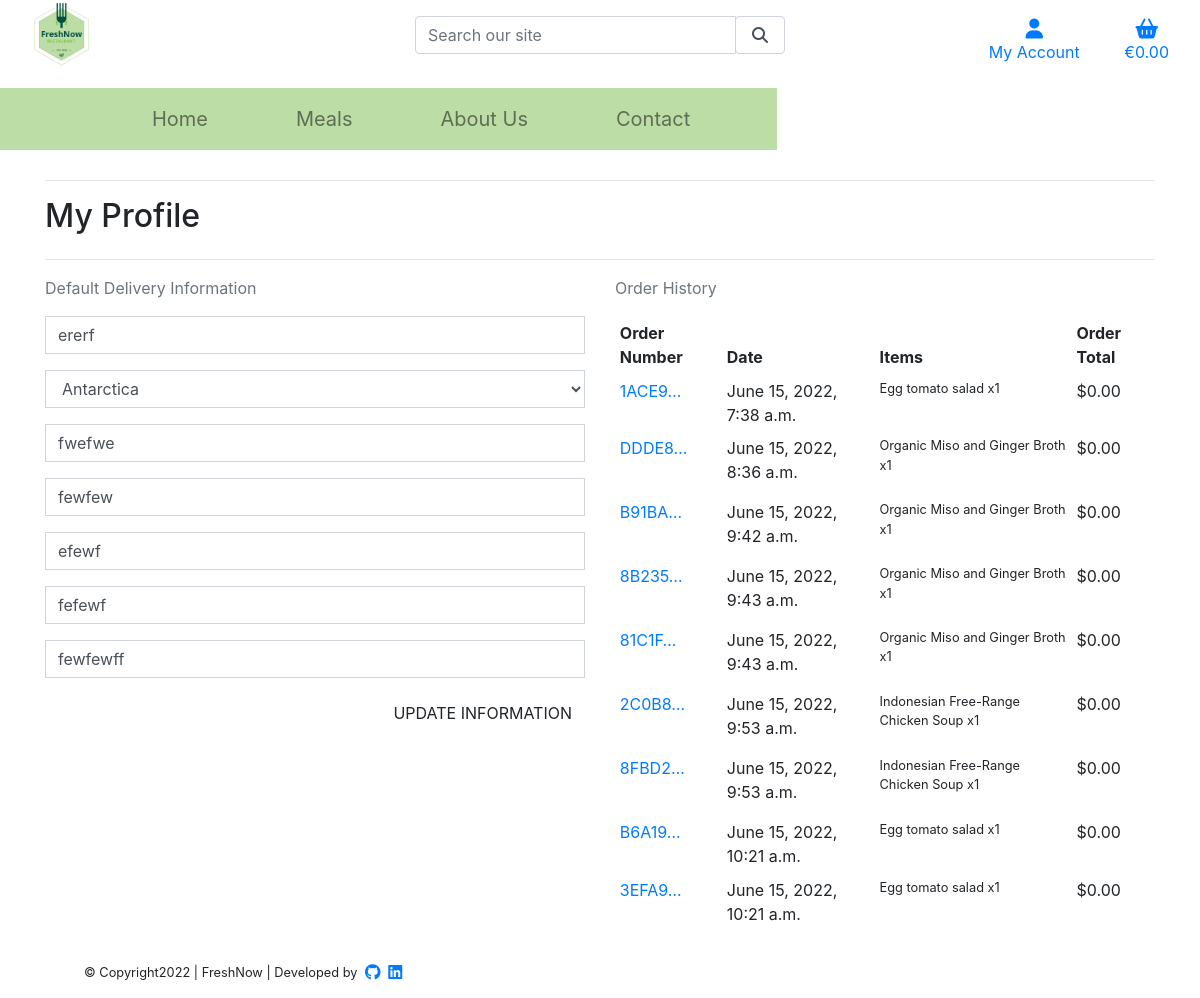
The page /profile/ (signed in) on the database as committed earlier.
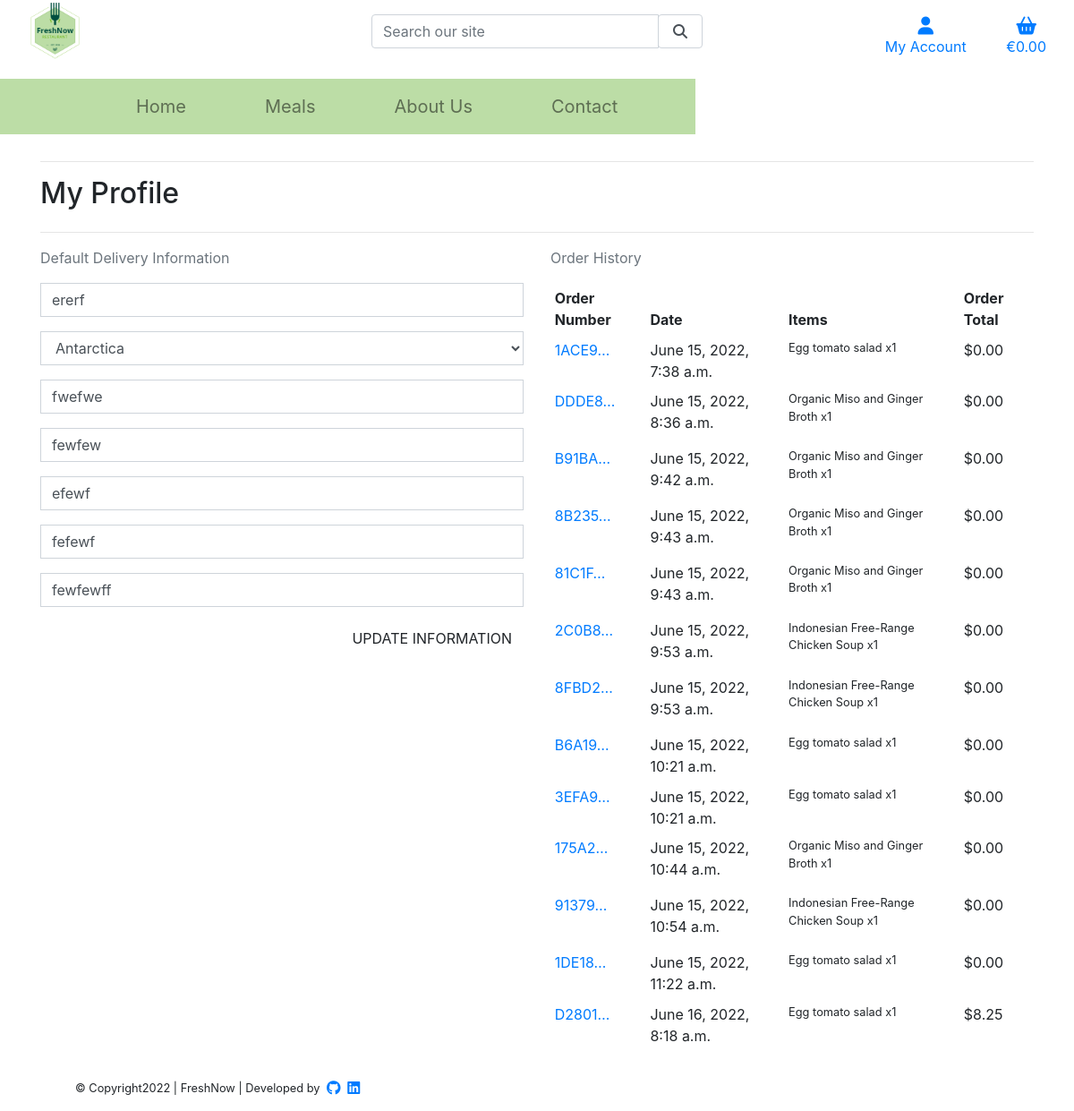
The same page on the database as committed later.
### profiles/models.py (models this page shows, shortened)
class UserProfile(models.Model):
    user = models.OneToOneField(User, on_delete=models.CASCADE)
    default_phone_number = models.CharField(max_length=20, null=True, blank=True)
    default_country = CountryField(blank_label='Country *', null=True, blank=True)
    default_postcode = models.CharField(max_length=20, null=True, blank=True)
    default_town_or_city = models.CharField(max_length=40, null=True, blank=True)
    default_street_address1 = models.CharField(max_length=80, null=True, blank=True)
    default_street_address2 = models.CharField(max_length=80, null=True, blank=True)
    default_county = models.CharField(max_length=80, null=True, blank=True)

### checkout/models.py (models this page shows, shortened)
class Order(models.Model):
    order_number = models.CharField(max_length=32, null=False, editable=False)
    user_profile = models.ForeignKey(UserProfile, on_delete=models.SET_NULL,
                                     null=True, blank=True, related_name='orders')
    full_name = models.CharField(max_length=50, null=False, blank=False)
    email = models.EmailField(max_length=254, null=False, blank=False)
    phone_number = models.CharField(max_length=20, null=False, blank=False)
    country = CountryField(blank_label='Country *', null=False, blank=False)
    postcode = models.CharField(max_length=20, null=True, blank=True)
    town_or_city = models.CharField(max_length=40, null=False, blank=False)
    street_address1 = models.CharField(max_length=80, null=False, blank=False)
    street_address2 = models.CharField(max_length=80, null=True, blank=True)
    county = models.CharField(max_length=80, null=True, blank=True)
    date = models.DateTimeField(auto_now_add=True)
    delivery_cost = models.DecimalField(max_digits=6, decimal_places=2, null=False, default=0)
    order_total = models.DecimalField(max_digits=10, decimal_places=2, null=False, default=0)
    grand_total = models.DecimalField(max_digits=10, decimal_places=2, null=False, default=0)
    original_bag = models.TextField(null=False, blank=False, default='')
    stripe_pid = models.CharField(max_length=254, null=False, blank=False, default='')

class OrderLineItem(models.Model):
    order = models.ForeignKey(Order, null=False, blank=False, on_delete=models.CASCADE, related_name='lineitems')
    product = models.ForeignKey(Product, null=False, blank=False, on_delete=models.CASCADE)
    spicy_level = models.CharField(max_length=2, null=True, blank=True) # XS, S, M, L, XL
    quantity = models.IntegerField(null=False, blank=False, default=0)
    lineitem_total = models.DecimalField(max_digits=6, decimal_places=2, null=False, blank=False, editable=False)

### products/models.py (models this page shows, shortened)
class Product(models.Model):
    category = models.ForeignKey(
        'Category', null=True, blank=True, on_delete=models.SET_NULL)
    sku = models.CharField(max_length=254, null=True, blank=True)
    name = models.CharField(max_length=254)
    description = models.TextField()
    price = models.DecimalField(max_digits=6, decimal_places=2)
    rating = models.DecimalField(
        max_digits=6, decimal_places=2, null=True, blank=True)
    image = models.ImageField(null=True, blank=True)
    calories= models.DecimalField(
        max_digits=6, null=True, blank=True, decimal_places=0)
    label = models.CharField(choices=LABEL_CHOICES, max_length=1, default=False)
    is_spicy = models.BooleanField(default=False, null=True, blank=True)

### profiles/views.py (the view)
# urls.py: path('profile/', include('profiles.urls')),
@login_required
def profile(request):
    profile = get_object_or_404(UserProfile, user=request.user)
    if request.method == 'POST':
        form = UserProfileForm(request.POST, instance=profile)
        if form.is_valid():
            form.save()
            messages.success(request, 'Profile updated successfully')
        else:
            messages.error(request, 'Update failed. Please ensure the form is valid.')
    else:
        form = UserProfileForm(instance=profile)
    orders = profile.orders.all()
    form = UserProfileForm(instance=profile)
    orders = profile.orders.all()
    template = 'profiles/profile.html'
    context = {
        'form': form,
        'orders': orders,
        'on_profile_page': True
    }
    return render(request, template, context)

### profiles/forms.py
class UserProfileForm(forms.ModelForm):
    class Meta:
        model = UserProfile
        exclude = ('user',)
    def __init__(self, *args, **kwargs):
        super().__init__(*args, **kwargs)
        placeholders = {
            'default_phone_number': 'Phone Number',
            'default_postcode': 'Postal Code',
            'default_town_or_city': 'Town or City',
            'default_street_address1': 'Street Address 1',
            'default_street_address2': 'Street Address 2',
            'default_county': 'County, State or Locality',
        }
        self.fields['default_phone_number'].widget.attrs['autofocus'] = True
        for field in self.fields:
            if field != 'default_country':
                if self.fields[field].required:
                    placeholder = f'{placeholders[field]} *'
                else:
                    placeholder = placeholders[field]
                self.fields[field].widget.attrs['placeholder'] = placeholder
            self.fields[field].widget.attrs['class'] = 'border-black rounded-0 profile-form-input'
            self.fields[field].label = False

### bag/contexts.py (called while the page is built, shortened)
def bag_contents(request):
    bag_items = []
    total = 0
    product_count = 0
    bag = request.session.get('bag', {})
    if total < settings.FREE_DELIVERY_THRESHOLD:
        delivery = total * Decimal(settings.STANDARD_DELIVERY_PERCENTAGE / 100)
        free_delivery_delta = settings.FREE_DELIVERY_THRESHOLD - total
    else:
        delivery = 0
        free_delivery_delta = 0
    grand_total = delivery + total
    context = {
        'bag_items': bag_items,
        'total': total,
        'product_count': product_count,
        'delivery': delivery,
        'free_delivery_delta': free_delivery_delta,
        'free_delivery_threshold': settings.FREE_DELIVERY_THRESHOLD,
        'grand_total': grand_total,
    }
    return context

### products/contexts.py (called while the page is built)
def all_categories(request):
    category_list = Category.objects.all()
    context = {
        'category_list': category_list,
    }
    return context

### profiles/templates/profiles/profile.html (shortened to what this page needs)
{% extends "base.html" %}
{% load static %}
{% block extra_css %}
    <link rel="stylesheet" href="{% static 'profiles/css/profile.css' %}">
{% endblock %}
{% block page_header %}
    <div class="container header-container">
    </div>
{% endblock %}
{% block content %}
    <div class="container">
        <div class="row">
            <div class="col">
                <hr>
                <h2 class="logo-font mb-4">My Profile</h2>
                <hr>
            </div>
        </div>
        <div class="row">
            <div class="col-12 col-lg-6">
                <p class="text-muted">Default Delivery Information</p>
                <form class="mt-3" action="{% url 'profile' %}" method="POST" id="profile-update-form">
                    {{ form|crispy }}
                    <button class="btn btn-black rounded-0 text-uppercase float-right">Update Information</button>
                </form>
            </div>
            <div class="col-12 col-lg-6">
                <p class="text-muted">Order History</p>
                <div class="order-history table-responsive">
                    <table class="table table-sm table-borderless">
                        <thead>
                            <tr>
                                <th>Order Number</th>
                                <th>Date</th>
                                <th>Items</th>
                                <th>Order Total</th>
                            </tr>
                        </thead>
                        <tbody>
                            {% for order in orders %}
                                <tr>
                                    <td>
                                        <a href="{% url 'order_history' order.order_number %}"
                                        title="{{ order.order_number }}">
                                            {{ order.order_number|truncatechars:6 }}
                                        </a>
                                    </td>
                                    <td>{{ order.date }}</td>
                                    <td>
                                        <ul class="list-unstyled">
                                            {% for item in order.lineitems.all %}
                                                <li class="small">
                                                    {{ item.product.name }} x{{ item.quantity }}
                                                </li>
                                            {% endfor %}
                                        </ul>
                                    </td>
                                    <td>${{ order.grand_total }}</td>
                                </tr>
                            {% endfor %}
                        </tbody>
                    </table>
                </div>
            </div>
        </div>
{% endblock %}

### templates/base.html (shortened to what this page needs)
{% load static %}
<!doctype html>
<html lang="en">
  <head>
    {% block corecss %}
        <link rel="stylesheet" href="https://cdn.jsdelivr.net/npm/bootstrap@4.6.0/dist/css/bootstrap.min.css">
        <link rel="stylesheet" href="{% static 'css/base.css' %}">
    {% endblock %}
    {% block extra_css %}
    {% endblock %}
  </head>
  <body>
    <header class="container-fluid fixed-top">
        <div id="topnav" class="row bg-white pt-lg-2 d-none d-lg-flex">
            <div class="col-12 col-lg-4 py-1 py-lg-0 text-lg-left">
                <img class="logo" src="{{ MEDIA_URL }}logo.png" alt="">
            </div>
            <div class="col-12 col-lg-4 mt-2 py-lg-0">
                <form method="GET" action="{% url 'products' %}">
                    <div class="input-group w-100">
                        <input class="form-control" type="text" name="q" placeholder="Search our site">
                        <div class="input-group-append">
                            <button class="form-control" type="submit">
                                <span class="icon">
                                    <i class="fas fa-search"></i>
                                </span>
                            </button>
                        </div>
                    </div>
                </form>
            </div>
            <div class="col-12 col-lg-4">
                <ul class="list-inline text-center text-lg-right ms-4">
                    <li class="list-inline-item dropdown">
                        <a class="text-black nav-link" href="#" id="user-options" data-toggle="dropdown" aria-haspopup="true" aria-expanded="false">
                            <div class="text-center">
                                <div><i class="fas fa-user fa-lg"></i></div>
                                <p class="text-right my-0">My Account</p>
                            </div>
                        </a>
                    </li>
                    <li class="list-inline-item">
                        <a class="{% if grand_total %}font-weight-bold{% endif %} nav-link" href="{% url 'view_bag' %}">
                            <div class="text-center">
                                <div>
                                    <i class="fas fa-shopping-basket fa-lg green"></i>
                                </div>
                                <p class="text-right my-0">
                                    {% if grand_total %}
                                        €{{ grand_total|floatformat:2 }}
                                    {% else %}
                                        €0.00
                                    {% endif %}
                                </p>
                            </div>
                        </a>
                    </li>
                </ul>
            </div>
        </div>
        <div class="row">
            <nav class="navbar navbar-expand-lg navbar-light">
                <div class="container-fluid ">
                {% include 'includes/mobile-top-header.html' %}
                {% include 'includes/main-nav.html' %}
        </div>
    </nav>
    </div>
    </header>
    {% block page_header %}
    {% endblock %}
    {% block content %}
    {% endblock %}
    <footer class="container-fluid pt-2">
        <div class="row bg-green pb-2 pb-lg-3 mt-0 pt-1 pt-lg-2 text-center text-lg-left">
            <div class="col cream">
                <div class="row">
                    <div class="col cream small ml-4">
                        <span>
                            &copy; Copyright<span id=copyright></span> | FreshNow |
                        </span>
                        <span class="d-none d-md-inline-block">Developed by</span>
                        <a href="" class="text-decoration-none hvr-grow" target="_blank" rel="noopener">
                        </a>
                        <a href="" class="text-decoration-none hvr-grow" target="_blank" rel="noopener">
                        </a>
                    </div>
                </div>
            </div>
        </div>
    </footer>
  </body>
</html>

### templates/includes/mobile-top-header.html (shortened to what this page needs)
<ul>
</ul>

### templates/includes/main-nav.html (shortened to what this page needs)
<div class="collapse navbar-collapse" id="navbarNavDropdown">
    <ul class="navbar-nav">
        <li class="nav-item">
            <a class="nav-link text-black  ml-4 mr-lg-5" href="{% url 'home' %}" id="home-link">
                Home
            </a>
        </li>
        <li class="nav-item dropdown">
            <a class="nav-link ml-4 mr-lg-5" href="{% url 'products' %}" id="meals-link" data-toggle="dropdown" aria-haspopup="true" aria-expanded="false">
                Meals
            </a>
        </li>
        <li class="nav-item">
            <a class="nav-link ml-4 mr-lg-5" href="" id="aboutUs-link">
                About Us
            </a>
        </li>
        <li class="nav-item">
            <a class="nav-link ml-4 mr-lg-5" href="" id="contact-link">
                Contact
            </a>
        </li>
    </ul>
</div>

### static/css/base.css (style rules this page uses)
html { height: 100%; scroll-behavior: smooth; }
.navbar { background-color: #BCDDA6; font-size: 20px; align-items: center; }
.logo { margin-top: -20px; margin-bottom: -30px; width: 25%; height: auto; }
.icon { align-items: center; display: inline-flex; justify-content: center; height: 1.5rem; width: 1.5rem; }
@media (min-width: 992px) { .header-container { padding-top: 164px; } }

Rows that differ between the two databases and show on the page:
added Order: order_number "175A2…", date "June 15, 2022, 10:44 a.m.", grand_total "0.00"
added OrderLineItem: product.name "Organic Miso and Ginger Broth", quantity "1", shown under "175A2…"
added Order: order_number "91379…", date "June 15, 2022, 10:54 a.m.", grand_total "0.00"
added OrderLineItem: product.name "Indonesian Free-Range Chicken Soup", quantity "1", shown under "91379…"
added Order: order_number "1DE18…", date "June 15, 2022, 11:22 a.m.", grand_total "0.00"
added OrderLineItem: product.name "Egg tomato salad", quantity "1", shown under "1DE18…"
added Order: order_number "D2801…", date "June 16, 2022, 8:18 a.m.", grand_total "8.25"
added OrderLineItem: product.name "Egg tomato salad", quantity "1", shown under "D2801…"
